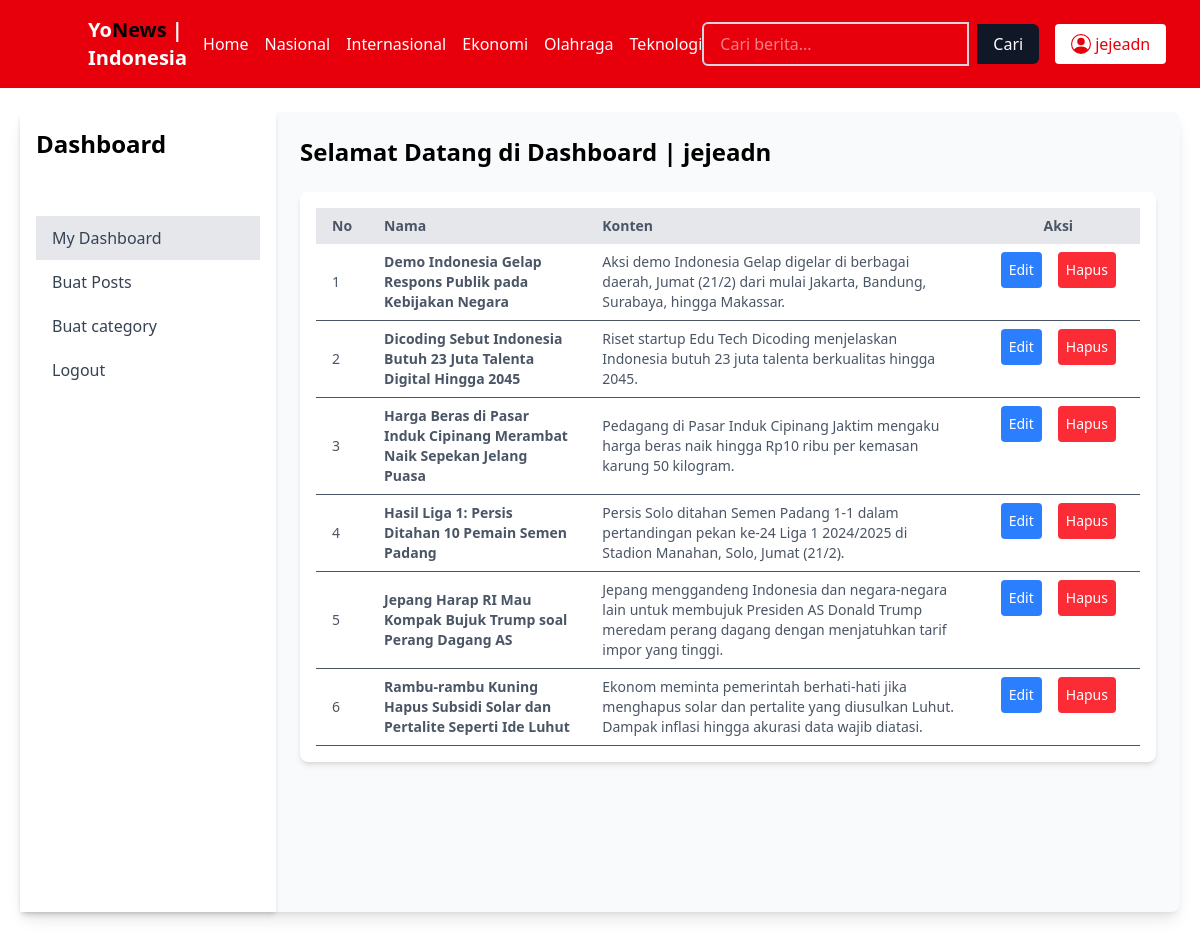
The app's page /dashboard.php (signed in) with its own data.
### tables this page shows
CREATE TABLE `posts` (
  `id` int(11) NOT NULL,
  `judul` varchar(255) NOT NULL,
  `konten` varchar(255) NOT NULL,
  `link` varchar(255) NOT NULL,
  `foto` varchar(255) NOT NULL,
  `category_id` int(11) NOT NULL
);

### functions.php (called while the page is built, shortened)
<?php
$conn = mysqli_connect('localhost', 'root', '', 'news', 3307);
function query($query) {
    global $conn;
    $result = mysqli_query($conn, $query);
    $rows = [];
    while ($row = mysqli_fetch_assoc($result)) {
        $rows[] = $row;
    }
    return $rows;
}
?>

### dashboard.php (the view, shortened to what this page needs)
<?php
require("functions.php");
$username = $_SESSION["username"];
$posts = query("SELECT * FROM posts ORDER BY judul ASC");
?>
<?php include("components/layout.php") ?>
<div class="flex bg-gray-50 my-6 mx-5 rounded-lg shadow-lg">
    <?php include("components/aside.php") ?>
    <div class="flex-1 p-6 ">
        <header class="flex justify-between items-center">
            <h2 class="text-2xl font-semibold">Selamat Datang di Dashboard | <?= $username ?></h2>
        </header>
        <main class="mt-6">
            <div class="container mx-auto">
                <div class="overflow-x-auto bg-white shadow-md rounded-lg p-4">
                    <table class="min-w-full text-sm text-left text-gray-600">
                        <thead class="bg-gray-200">
                            <tr>
                                <th class="px-4 py-2">No</th>
                                <th class="px-4 py-2">Nama</th>
                                <th class="px-4 py-2">Konten</th>
                                <th class="px-4 py-2 text-center">Aksi</th>
                            </tr>
                        </thead>
                        <tbody>
                            <?php $i = 1; ?>
                            <?php foreach ($posts as $post) : ?>
                                <tr class="border-b hover:bg-gray-100">
                                    <td class="px-4 py-2"><?=  $i; ?></td>
                                    <td class="px-4 py-2 font-semibold"><?= $post['judul'] ?></td>
                                    <td class="px-4 py-2"><?= $post['konten'] ?></td>
                                    <td class="px-4 py-2 text-center flex-row flex items-center justify-center">
                                        <a class="p-2 mx-2 bg-blue-500 text-white rounded hover:bg-blue-600" href="edit.php?id=<?= $post['id'] ?>">Edit</a>
                                        <a class="p-2 mx-2 bg-red-500 text-white rounded hover:bg-red-600" href="hapus.php?id=<?= $post['id'] ?>" onclick="return confirm('Yakin ingin menghapus data ini?')">Hapus</a>
                                    </td>
                                </tr>
                            <?php $i++ ?>
                            <?php endforeach; ?>
                        </tbody>
                    </table>
                </div>
            </div>
        </main>
    </div>
</div>

### records on screen
posts: judul "Demo Indonesia Gelap Respons Publik pada Kebijakan Negara", konten "Aksi demo Indonesia Gelap digelar di berbagai daerah, Jumat (21/2) dari mulai Jakarta, Bandung, Surabaya, hingga Makassar."
posts: judul "Dicoding Sebut Indonesia Butuh 23 Juta Talenta Digital Hingga 2045", konten "Riset startup Edu Tech Dicoding menjelaskan Indonesia butuh 23 juta talenta berkualitas hingga 2045."
posts: judul "Harga Beras di Pasar Induk Cipinang Merambat Naik Sepekan Jelang Puasa", konten "Pedagang di Pasar Induk Cipinang Jaktim mengaku harga beras naik hingga Rp10 ribu per kemasan karung 50 kilogram."
posts: judul "Hasil Liga 1: Persis Ditahan 10 Pemain Semen Padang", konten "Persis Solo ditahan Semen Padang 1-1 dalam pertandingan pekan ke-24 Liga 1 2024/2025 di Stadion Manahan, Solo, Jumat (21/2)."
posts: judul "Jepang Harap RI Mau Kompak Bujuk Trump soal Perang Dagang AS", konten "Jepang menggandeng Indonesia dan negara-negara lain untuk membujuk Presiden AS Donald Trump meredam perang dagang dengan menjatuhkan tarif impor yang tinggi."
posts: judul "Rambu-rambu Kuning Hapus Subsidi Solar dan Pertalite Seperti Ide Luhut", konten "Ekonom meminta pemerintah berhati-hati jika menghapus solar dan pertalite yang diusulkan Luhut. Dampak inflasi hingga akurasi data wajib diatasi."

### other values on screen
$username "jejeadn"
